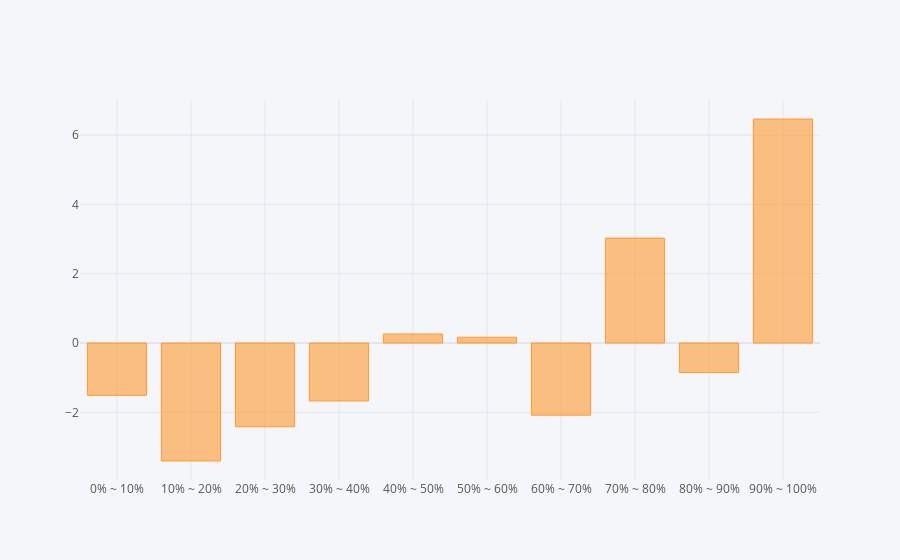

Here is the notebook cell this chart was saved with:
### Code cell
def max_drawdown(prices):
    # 計算累計的最大值
    cumulative_max = prices.cummax()
    # 計算回撤 (Drawdown)
    drawdown = (prices - cumulative_max) / cumulative_max
    # 計算最大回撤 (MDD)
    mdd = drawdown.min()
    return mdd
def show_bt(bt_ret):
    display(pd.concat({"CAGR(%)":bt_ret.mean() * 252,
            'Sharpe' : bt_ret.mean() / bt_ret.std()*252**0.5,
            'Calmar':bt_ret.calmar(),
            'MDD(%)' : bt_ret.max_drawdown()*100,
            '單利MDD(%)' : max_drawdown(bt_ret.cumsum().add(1))*100,
            '樣本勝率(%)' : bt_ret.apply(lambda X:((X.dropna()>0).sum() / X.dropna().shape[0])*100),
            '周勝率(%)' : bt_ret.apply(lambda X:((X.dropna().add(1).resample('W').prod().sub(1)>0).sum() / X.dropna().add(1).resample('W').prod().sub(1).dropna().shape[0])*100),
            '月勝率(%)' : bt_ret.apply(lambda X:((X.dropna().add(1).resample('ME').prod().sub(1)>0).sum() / X.dropna().add(1).resample('ME').prod().sub(1).shape[0])*100),
            '年勝率(%)' : bt_ret.apply(lambda X:((X.dropna().add(1).resample('YE').prod().sub(1)>0).sum() / X.dropna().add(1).resample('YE').prod().sub(1).shape[0])*100),
            'avg_win/avg_loss' : bt_ret.apply(lambda X:(X[X > 0].mean() / abs(X[X < 0].mean()))),
            'profit_factor' : bt_ret.profit_factor(),
            },axis = 1).round(2))
def backtest_factor(factor:pd.DataFrame,exp_ret:pd.DataFrame,rank_range_n:int = 10,start_date:str = '2015-01-01'):
    factor_rank = factor.rank(axis = 1,pct = True,method = 'first')

    IC_Se = factor.corrwith(exp_ret,axis=1,method='spearman').sort_index().loc[start_date:]
    print(f'IC_mean:{round(IC_Se.mean(),4)}')
    print(f'IC_IR:{round(IC_Se.mean()/IC_Se.std(),4)}')

    bt = pd.concat({f'{int(((_/rank_range_n)*100))}% ~ {int((_+1)/rank_range_n*100)}%':exp_ret[(factor_rank>_/rank_range_n) & (factor_rank<=(_+1)/rank_range_n)].mean(axis = 1) - exp_ret.mean(axis=1) for _ in tqdm.tqdm(range(rank_range_n))}, axis = 1).dropna(how = 'all')
    bt = bt.loc[start_date:]
    if (bt.iloc[:,-1] - bt.iloc[:,0]).add(1).prod() > 1:
        bt['LS_ret'] = bt.iloc[:,-1] - bt.iloc[:,0]
    else:
        bt['LS_ret'] = bt.iloc[:,0] - bt.iloc[:,-1]
    show_bt(bt)

    (bt.drop(columns='LS_ret').loc[start_date:].cagr()*100).iplot(kind = 'bar')
backtest_factor(ic_ir,CacheHandler['Adj_Close'].shift(-2) / CacheHandler['Adj_Close'].shift(-1) -1 ,rank_range_n = 10,start_date = '2020-01-01')

### Figure 1 — Plotly figure (JSON) as saved in the notebook; plotly's stock layout.template omitted (floating-point values rounded to 4 significant figures)
{"data": [{"marker": {"color": "rgba(255, 153, 51, 0.6)", "line": {"color": "rgba(255, 153, 51, 1.0)", "width": 1}}, "name": "None", "orientation": "v", "text": "", "type": "bar", "x": ["0% ~ 10%", "10% ~ 20%", "20% ~ 30%", "30% ~ 40%", "40% ~ 50%", "50% ~ 60%", "60% ~ 70%", "70% ~ 80%", "80% ~ 90%", "90% ~ 100%"], "y": [-1.509, -3.405, -2.416, -1.671, 0.2622, 0.1684, -2.082, 3.029, -0.8529, 6.467]}], "layout": {"legend": {"bgcolor": "#F5F6F9", "font": {"color": "#4D5663"}}, "paper_bgcolor": "#F5F6F9", "plot_bgcolor": "#F5F6F9", "title": {"font": {"color": "#4D5663"}}, "xaxis": {"gridcolor": "#E1E5ED", "showgrid": true, "tickfont": {"color": "#4D5663"}, "title": {"font": {"color": "#4D5663"}, "text": ""}, "zerolinecolor": "#E1E5ED"}, "yaxis": {"gridcolor": "#E1E5ED", "showgrid": true, "tickfont": {"color": "#4D5663"}, "title": {"font": {"color": "#4D5663"}, "text": ""}, "zerolinecolor": "#E1E5ED"}}}
